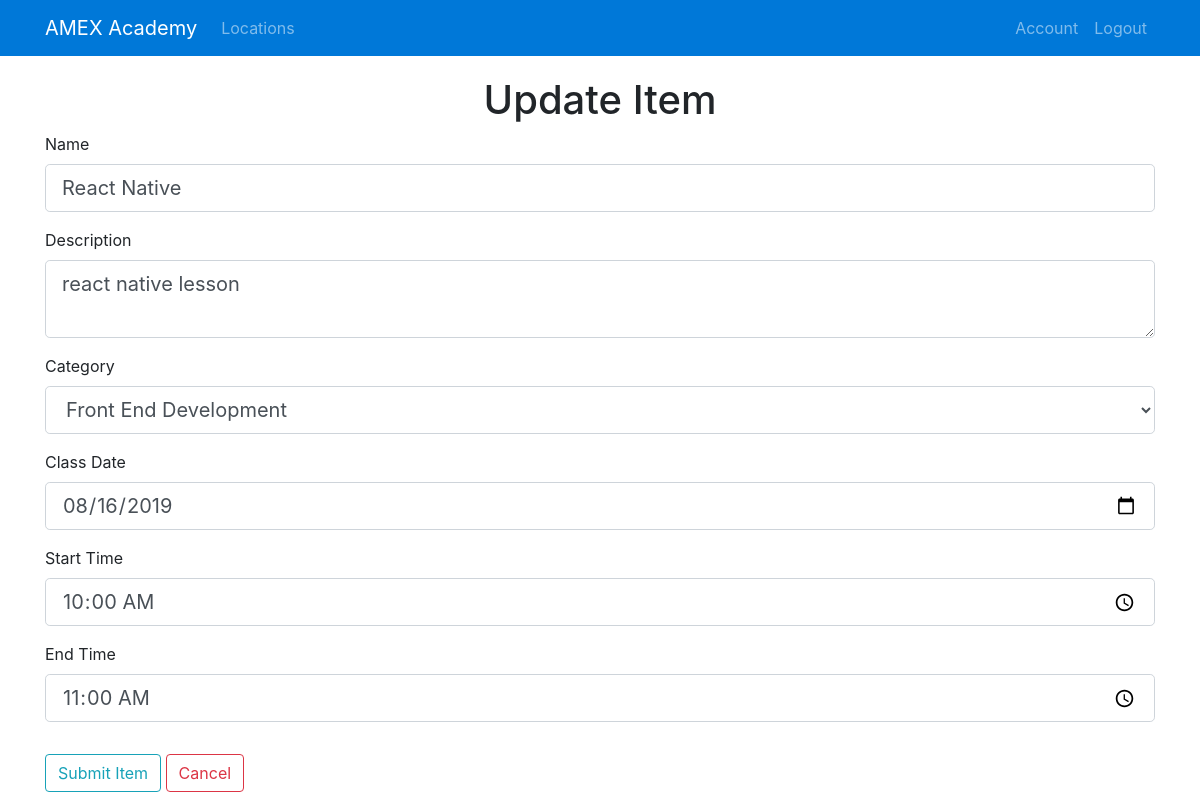
Screenshot of /item/1/update_item (signed in) with the database file from the repository.
### academy/models.py (models this page shows, shortened)
class Item(db.Model):
    id = db.Column(db.Integer, primary_key=True)
    name = db.Column(db.String(100), nullable=False)
    description = db.Column(db.Text, nullable=False)
    category = db.Column(db.String(30), nullable=False)
    date = db.Column(db.DateTime, nullable=False)
    startTime = db.Column(db.Time, nullable=False)
    endTime = db.Column(db.Time, nullable=False)
    location_id = db.Column(db.Integer, db.ForeignKey('location.id'), nullable=False)
    user_id = db.Column(db.Integer, db.ForeignKey('user.id'), nullable=False)

### academy/routes.py (the view)
@app.route('/item/<int:item_id>/update_item', methods=["GET","POST"])
@login_required
def update_item(item_id):
    item = Item.query.get_or_404(item_id)
    location = Location.query.get_or_404(item.location_id)
    form = ItemForm()
    if form.validate_on_submit():
        item.name = form.name.data
        item.description = form.description.data
        item.category = form.category.data
        item.date = form.date.data
        item.startTime = form.startTime.data
        item.endTime = form.endTime.data
        db.session.commit()
        return redirect(url_for('item', item_id=item.id))
    elif request.method == 'GET':
        form.name.data = item.name
        form.description.data = item.description
        form.category.data = item.category
        form.date.data = item.date
        form.startTime.data = item.startTime
        form.endTime.data = item.endTime
    return render_template('add_item.html', title="Update Item", form=form, location=location, legend="Update Item")

### academy/forms.py
class ItemForm(FlaskForm):
    name = StringField('Name', validators=[DataRequired(), Length(min=2,max=100)])
    description = TextAreaField('Description',validators=[DataRequired()])
    category = SelectField('Category',choices=[('machine_learning', 'Machine Learning'), ('one_amex', 'One Amex'), ('monitoring', 'Monitoring'), ('products','Products'),('dev_ops','Dev Ops'),('language','Languages'),('front_end','Front End Development'),('testing','Testing'),('other','Other')])
    date = DateField('Class Date',validators=[DataRequired()])
    startTime = TimeField('Start Time', validators=[DataRequired()])
    endTime = TimeField('End Time', validators=[DataRequired()])
    submit = SubmitField('Submit Item')

### academy/models.py (called while the page is built)
@login_manager.user_loader
def load_user(user_id):
    return User.query.get(int(user_id))

### academy/templates/add_item.html (shortened to what this page needs)
{% extends "layout.html" %}
{% block content %}
<div>
    <div>
        <h1 style="text-align: center">{{ legend }}</h1>
        <form method="POST" action="">
            <fieldset class="form-group">
                <div class="form-group">
                    {{ form.name.label(class="form-control-label") }}
                    {% if form.name.errors %}
                        {{ form.name(class="form-control form-control-lg is-invalid") }}
                            <div class="invalid-feedback">
                                {% for error in form.name.errors %}
                                <span>{{ error }}</span>
                                {% endfor %}
                            </div>
                    {% else %}
                    {{ form.name(class="form-control form-control-lg") }}
                    {% endif %}
                </div>
                <div class="form-group">
                    {{ form.description.label(class="form-control-label") }}
                    {% if form.description.errors %}
                        {{ form.description(class="form-control form-control-lg is-invalid") }}
                            <div class="invalid-feedback">
                                {% for error in form.description.errors %}
                                <span>{{ error }}</span>
                                {% endfor %}
                            </div>
                    {% else %}
                        {{ form.description(class="form-control form-control-lg") }}
                    {% endif %}
                </div>
                <div class="form-group">
                    {{ form.category.label(class="form-control-label") }}
                    {% if form.category.errors %}
                        {{ form.category(class="form-control form-control-lg is-invalid") }}
                            <div class="invalid-feedback">
                                {% for error in form.category.errors %}
                                <span>{{ error }}</span>
                                {% endfor %}
                            </div>
                    {% else %}
                        {{ form.category(class="form-control form-control-lg") }}
                    {% endif %}
                </div>
                <div class="form-group">
                    {{ form.date.label(class="form-control-label") }}
                    {% if form.date.errors %}
                        {{ form.date(class="form-control form-control-lg is-invalid") }}
                            <div class="invalid-feedback">
                                {% for error in form.date.errors %}
                                <span>{{ error }}</span>
                                {% endfor %}
                            </div>
                    {% else %}
                    {{ form.date(class="form-control form-control-lg",type="date") }}
                    {% endif %}
                </div>
                <div class="form-group">
                    {{ form.startTime.label(class="form-control-label") }}
                    {% if form.startTime.errors %}
                        {{ form.startTime(class="form-control form-control-lg is-invalid") }}
                            <div class="invalid-feedback">
                                {% for error in form.startTime.errors %}
                                <span>{{ error }}</span>
                                {% endfor %}
                            </div>
                    {% else %}
                    {{ form.startTime(class="form-control form-control-lg",type="time") }}
                    {% endif %}
                </div>
                <div class="form-group">
                    {{ form.endTime.label(class="form-control-label") }}
                    {% if form.endTime.errors %}
                        {{ form.endTime(class="form-control form-control-lg is-invalid") }}
                            <div class="invalid-feedback">
                                {% for error in form.endTime.errors %}
                                <span>{{ error }}</span>
                                {% endfor %}
                            </div>
                    {% else %}
                    {{ form.endTime(class="form-control form-control-lg",type="time") }}
                    {% endif %}
                </div>
            </fieldset>
            <div class="form-group">
                {{ form.submit(class="btn btn-outline-info") }}
                <a href="{{ url_for('location', location_id=location.id) }}" class="btn btn-outline-danger">Cancel</a>
            </div>
        </form>
    </div>
</div>
{% endblock content %}

### rows the page displays
Item: name "React Native", description "react native lesson", category "Front End Development", date "08/16/2019", startTime "10:00", endTime "11:00"

### other values shown
{{ legend }} "Update Item"
